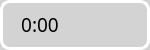
<?xml version="1.0" encoding="UTF-8"?>
<ui version="4.0">
 <class>TomatobellFrame</class>
 <widget class="QFrame" name="TomatobellFrame">
  <property name="geometry">
   <rect>
    <x>0</x>
    <y>0</y>
    <width>150</width>
    <height>50</height>
   </rect>
  </property>
  <property name="windowTitle">
   <string>Frame</string>
  </property>
  <property name="styleSheet">
   <string notr="true">#TomatobellFrame
{
border-style:none;
border-radius:10px;
padding:3px;
border:3px solid white;
background:lightgray;
}

QPushButton
{
background:lightgray;
border-style:none;
}

QPushButton:hover
{
background:rgb(160, 160, 160);
border-radius:10px;
}

QPushButton:pressed
{
background:rgb(140, 140, 140);
border-radius:10px;
}</string>
  </property>
  <widget class="QLabel" name="TimerLabel">
   <property name="geometry">
    <rect>
     <x>10</x>
     <y>10</y>
     <width>60</width>
     <height>30</height>
    </rect>
   </property>
   <property name="font">
    <font>
     <family>微软雅黑</family>
     <pointsize>14</pointsize>
    </font>
   </property>
   <property name="text">
    <string>&lt;html&gt;&lt;head/&gt;&lt;body&gt;&lt;p align=&quot;center&quot;&gt;0:00&lt;/p&gt;&lt;/body&gt;&lt;/html&gt;</string>
   </property>
  </widget>
  <widget class="QPushButton" name="PauseBtn">
   <property name="geometry">
    <rect>
     <x>80</x>
     <y>10</y>
     <width>30</width>
     <height>30</height>
    </rect>
   </property>
   <property name="styleSheet">
    <string notr="true">QPushButton
{
background:lightgray;
border-style:none;
}

QPushButton:hover
{
background:rgb(160, 160, 160);
border-radius:10px;
}

QPushButton:pressed
{
background:rgb(140, 140, 140);
border-radius:10px;
}</string>
   </property>
   <property name="text">
    <string/>
   </property>
   <property name="icon">
    <iconset resource="res.qrc">
     <normaloff>:/images/images/Continue.ico</normaloff>:/images/images/Continue.ico</iconset>
   </property>
   <property name="iconSize">
    <size>
     <width>25</width>
     <height>25</height>
    </size>
   </property>
  </widget>
  <widget class="QPushButton" name="StopBtn">
   <property name="geometry">
    <rect>
     <x>110</x>
     <y>10</y>
     <width>30</width>
     <height>30</height>
    </rect>
   </property>
   <property name="styleSheet">
    <string notr="true">QPushButton
{
background:lightgray;
border-style:none;
}

QPushButton:hover
{
background:rgb(160, 160, 160);
border-radius:10px;
}

QPushButton:pressed
{
background:rgb(140, 140, 140);
border-radius:10px;
}</string>
   </property>
   <property name="text">
    <string/>
   </property>
   <property name="icon">
    <iconset resource="res.qrc">
     <normaloff>:/images/images/Stop.ico</normaloff>:/images/images/Stop.ico</iconset>
   </property>
   <property name="iconSize">
    <size>
     <width>25</width>
     <height>25</height>
    </size>
   </property>
  </widget>
 </widget>
 <resources>
  <include location="res.qrc"/>
 </resources>
 <connections/>
</ui>
